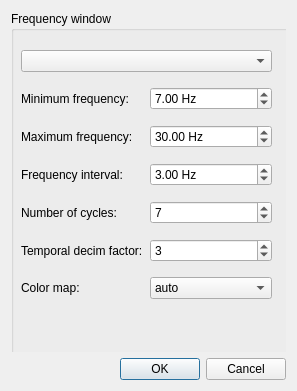
<?xml version="1.0" encoding="UTF-8"?>
<ui version="4.0">
 <class>DialogEpochsTFR</class>
 <widget class="QDialog" name="DialogEpochsTFR">
  <property name="geometry">
   <rect>
    <x>0</x>
    <y>0</y>
    <width>297</width>
    <height>391</height>
   </rect>
  </property>
  <property name="windowTitle">
   <string>Meggie - TFR from epochs</string>
  </property>
  <layout class="QGridLayout" name="gridLayout">
   <item row="0" column="0">
    <widget class="QScrollArea" name="scrollArea">
     <property name="frameShape">
      <enum>QFrame::NoFrame</enum>
     </property>
     <property name="widgetResizable">
      <bool>true</bool>
     </property>
     <widget class="QWidget" name="scrollAreaWidgetContents">
      <property name="geometry">
       <rect>
        <x>0</x>
        <y>0</y>
        <width>279</width>
        <height>334</height>
       </rect>
      </property>
      <property name="minimumSize">
       <size>
        <width>197</width>
        <height>134</height>
       </size>
      </property>
      <widget class="QGroupBox" name="groupBoxFrequencies">
       <property name="geometry">
        <rect>
         <x>0</x>
         <y>0</y>
         <width>291</width>
         <height>361</height>
        </rect>
       </property>
       <property name="title">
        <string>Frequency window</string>
       </property>
       <widget class="QWidget" name="layoutWidget">
        <property name="geometry">
         <rect>
          <x>10</x>
          <y>30</y>
          <width>251</width>
          <height>273</height>
         </rect>
        </property>
        <layout class="QVBoxLayout" name="verticalLayout_6">
         <item>
          <widget class="QComboBox" name="comboBoxChannels"/>
         </item>
         <item>
          <layout class="QHBoxLayout" name="horizontalLayout_13">
           <item>
            <widget class="QLabel" name="labelMinFreq">
             <property name="text">
              <string>Minimum frequency:</string>
             </property>
            </widget>
           </item>
           <item>
            <widget class="QDoubleSpinBox" name="doubleSpinBoxMinFreq">
             <property name="suffix">
              <string> Hz</string>
             </property>
             <property name="minimum">
              <double>0.100000000000000</double>
             </property>
             <property name="maximum">
              <double>200.000000000000000</double>
             </property>
             <property name="value">
              <double>7.000000000000000</double>
             </property>
            </widget>
           </item>
          </layout>
         </item>
         <item>
          <layout class="QHBoxLayout" name="horizontalLayout_12">
           <item>
            <widget class="QLabel" name="labelMaxFreq">
             <property name="text">
              <string>Maximum frequency:</string>
             </property>
            </widget>
           </item>
           <item>
            <widget class="QDoubleSpinBox" name="doubleSpinBoxMaxFreq">
             <property name="suffix">
              <string> Hz</string>
             </property>
             <property name="minimum">
              <double>7.000000000000000</double>
             </property>
             <property name="maximum">
              <double>600.000000000000000</double>
             </property>
             <property name="value">
              <double>30.000000000000000</double>
             </property>
            </widget>
           </item>
          </layout>
         </item>
         <item>
          <layout class="QHBoxLayout" name="horizontalLayout">
           <item>
            <widget class="QLabel" name="labelFrequencyInterval">
             <property name="text">
              <string>Frequency interval:</string>
             </property>
            </widget>
           </item>
           <item>
            <widget class="QDoubleSpinBox" name="doubleSpinBoxFreqInterval">
             <property name="suffix">
              <string> Hz</string>
             </property>
             <property name="minimum">
              <double>0.100000000000000</double>
             </property>
             <property name="maximum">
              <double>99.989999999999995</double>
             </property>
             <property name="value">
              <double>3.000000000000000</double>
             </property>
            </widget>
           </item>
          </layout>
         </item>
         <item>
          <layout class="QHBoxLayout" name="horizontalLayout_2">
           <item>
            <widget class="QLabel" name="labelNcycles">
             <property name="text">
              <string>Number of cycles:</string>
             </property>
            </widget>
           </item>
           <item>
            <widget class="QSpinBox" name="spinBoxNcycles">
             <property name="minimum">
              <number>1</number>
             </property>
             <property name="value">
              <number>7</number>
             </property>
            </widget>
           </item>
          </layout>
         </item>
         <item>
          <layout class="QHBoxLayout" name="horizontalLayout_8">
           <item>
            <widget class="QLabel" name="label_2">
             <property name="text">
              <string>Temporal decim factor:</string>
             </property>
            </widget>
           </item>
           <item>
            <widget class="QSpinBox" name="spinBoxDecim">
             <property name="value">
              <number>3</number>
             </property>
            </widget>
           </item>
          </layout>
         </item>
         <item>
          <layout class="QHBoxLayout" name="horizontalLayout_3">
           <item>
            <widget class="QLabel" name="labelCmap">
             <property name="text">
              <string>Color map:</string>
             </property>
            </widget>
           </item>
           <item>
            <widget class="QComboBox" name="comboBoxCmap">
             <item>
              <property name="text">
               <string>auto</string>
              </property>
             </item>
             <item>
              <property name="text">
               <string>RdBu_r</string>
              </property>
             </item>
             <item>
              <property name="text">
               <string>Reds</string>
              </property>
             </item>
             <item>
              <property name="text">
               <string>YlOrRd</string>
              </property>
             </item>
             <item>
              <property name="text">
               <string>seismic</string>
              </property>
             </item>
             <item>
              <property name="text">
               <string>bwr</string>
              </property>
             </item>
            </widget>
           </item>
          </layout>
         </item>
        </layout>
       </widget>
      </widget>
     </widget>
    </widget>
   </item>
   <item row="1" column="0">
    <layout class="QVBoxLayout" name="verticalLayout">
     <item>
      <widget class="QDialogButtonBox" name="buttonBox">
       <property name="orientation">
        <enum>Qt::Horizontal</enum>
       </property>
       <property name="standardButtons">
        <set>QDialogButtonBox::Cancel|QDialogButtonBox::Ok</set>
       </property>
      </widget>
     </item>
    </layout>
   </item>
  </layout>
 </widget>
 <tabstops>
  <tabstop>scrollArea</tabstop>
  <tabstop>comboBoxChannels</tabstop>
  <tabstop>doubleSpinBoxMinFreq</tabstop>
  <tabstop>doubleSpinBoxMaxFreq</tabstop>
  <tabstop>doubleSpinBoxFreqInterval</tabstop>
  <tabstop>spinBoxNcycles</tabstop>
  <tabstop>spinBoxDecim</tabstop>
  <tabstop>buttonBox</tabstop>
 </tabstops>
 <resources/>
 <connections>
  <connection>
   <sender>buttonBox</sender>
   <signal>accepted()</signal>
   <receiver>DialogEpochsTFR</receiver>
   <slot>accept()</slot>
   <hints>
    <hint type="sourcelabel">
     <x>258</x>
     <y>303</y>
    </hint>
    <hint type="destinationlabel">
     <x>157</x>
     <y>274</y>
    </hint>
   </hints>
  </connection>
  <connection>
   <sender>buttonBox</sender>
   <signal>rejected()</signal>
   <receiver>DialogEpochsTFR</receiver>
   <slot>reject()</slot>
   <hints>
    <hint type="sourcelabel">
     <x>282</x>
     <y>303</y>
    </hint>
    <hint type="destinationlabel">
     <x>286</x>
     <y>274</y>
    </hint>
   </hints>
  </connection>
 </connections>
</ui>
